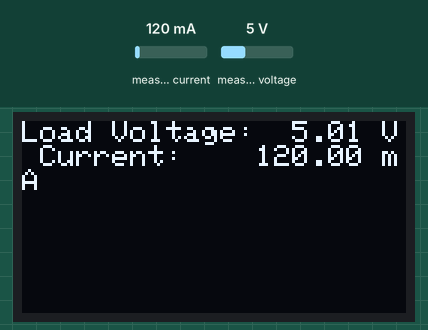
This sketch was run on a simulated Arduino Leonardo, built with avr-gcc and run on an emulated ATmega32U4. Parts: 128×64 one-colour display. The test bench sets the inputs (shaded band); at power-on: measured current 120 mA, measured voltage 5 V. The display library's start-up logo is not drawn.

Above: at 5.2 s.
5.3 s: measured current set to 40 mA
At 7.3 s:
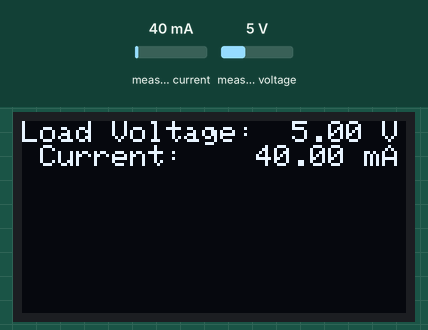
7.6 s: measured voltage set to 0.3 V
At 9.1 s:
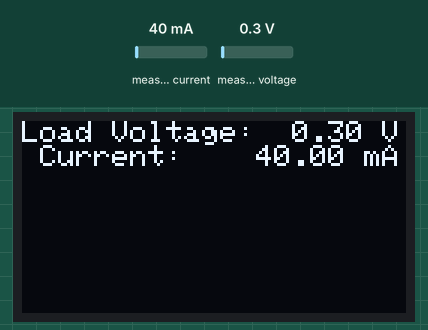
9.7 s: measured current set to 500 mA
At 10.7 s:
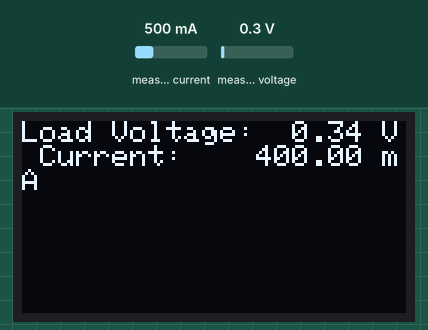
11.7 s: measured voltage set to 3.8 V
At 13.6 s:
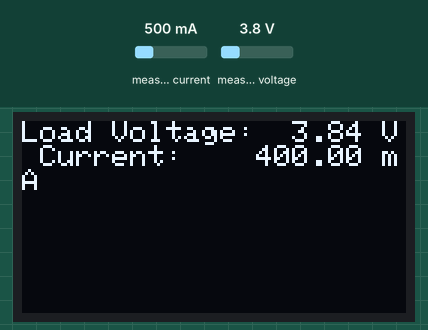
Timing chart, 0 to 14.7 s (numbered marks = the images above; inputs shaded):
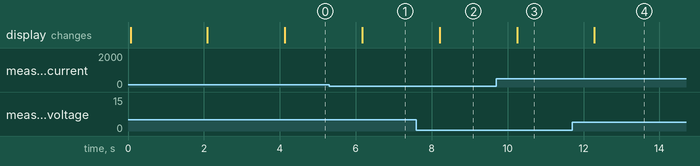

The sketch:

current_meter_display.ino
```cpp
#include <Wire.h>
#include <Adafruit_INA219.h>
#include <SPI.h>
#include <Adafruit_GFX.h>
#include <Adafruit_SSD1306.h>

Adafruit_INA219 ina219;

#define SCREEN_WIDTH 128 // OLED display width, in pixels
#define SCREEN_HEIGHT 64 // OLED display height, in pixels

// Declaration for an SSD1306 display connected to I2C (SDA, SCL pins)
#define OLED_RESET     -1 // Reset pin # (or -1 if sharing Arduino reset pin)
Adafruit_SSD1306 display(SCREEN_WIDTH, SCREEN_HEIGHT, &Wire, OLED_RESET);

#define NUMFLAKES     10 // Number of snowflakes in the animation example

#define LOGO_HEIGHT   16
#define LOGO_WIDTH    16
static const unsigned char PROGMEM logo_bmp[] =
{ B00000000, B11000000,
  B00000001, B11000000,
  B00000001, B11000000,
  B00000011, B11100000,
  B11110011, B11100000,
  B11111110, B11111000,
  B01111110, B11111111,
  B00110011, B10011111,
  B00011111, B11111100,
  B00001101, B01110000,
  B00011011, B10100000,
  B00111111, B11100000,
  B00111111, B11110000,
  B01111100, B11110000,
  B01110000, B01110000,
  B00000000, B00110000 };

void setup() {
  Serial.begin(9600);
  while (!Serial) {
      // will pause Zero, Leonardo, etc until serial console opens
      delay(1);
  }

  uint32_t currentFrequency;

  // Initialize the INA219.
  // By default the initialization will use the largest range (32V, 2A).  However
  // you can call a setCalibration function to change this range (see comments).
  ina219.begin();
  // To use a slightly lower 32V, 1A range (higher precision on amps):
  //ina219.setCalibration_32V_1A();
  // Or to use a lower 16V, 400mA range (higher precision on volts and amps):
  ina219.setCalibration_16V_400mA();
  // SSD1306_SWITCHCAPVCC = generate display voltage from 3.3V internally
  if(!display.begin(SSD1306_SWITCHCAPVCC, 0x3C)) { // Address 0x3D for 128x64
    Serial.println(F("SSD1306 allocation failed"));
    for(;;); // Don't proceed, loop forever
  }

  // Show initial display buffer contents on the screen --
  // the library initializes this with an Adafruit splash screen.
  display.display();
  delay(2000); // Pause for 2 seconds

  // Clear the buffer
  display.clearDisplay();

 display.setTextSize(1);      // Normal 1:1 pixel scale
  display.setTextColor(SSD1306_WHITE); // Draw white text
  display.setCursor(0, 0);     // Start at top-left corner
  display.cp437(true);         // Use full 256 char 'Code Page 437' font
  display.write('Hello!!');
  // Show the display buffer on the screen. You MUST call display() after
  // drawing commands to make them visible on screen!
  display.display();
  delay(2000);
}
void loop(void)
{
  float shuntvoltage = 0;
  float busvoltage = 0;
  float current_mA = 0;
  float loadvoltage = 0;
  float power_mW = 0;

  shuntvoltage = ina219.getShuntVoltage_mV();
  busvoltage = ina219.getBusVoltage_V();
  current_mA = ina219.getCurrent_mA();
  power_mW = ina219.getPower_mW();
  loadvoltage = busvoltage + (shuntvoltage / 1000);
  static char outstr_c[15];
  static char outstr_v[15];
  dtostrf(current_mA,4, 2, outstr_c);
  dtostrf(loadvoltage,4, 2, outstr_v);
  display.clearDisplay();

  display.setTextSize(1);      // Normal 1:1 pixel scale
  display.setTextColor(SSD1306_WHITE); // Draw white text
  display.setCursor(0, 0);     // Start at top-left corner
  display.cp437(true);         // Use full 256 char 'Code Page 437' font


 // display.write("Bus Voltage:   "); display.write(outstr ); display.write(" V      ");
 // display.write("Shunt Voltage: "); display.write(shuntvoltage); display.write(" mV");
  display.write("Load Voltage:  "); display.write(outstr_v); display.write(" V ");
  display.write("Current:    "); display.write(outstr_c ); display.write(" mA ");
 // display.write("Power:         "); display.write(power_mW); display.write(" mW");
 display.display();
  delay(2000);
}
```

Measured:
- after the input at 5.3 s, the display: changes after 0.87 s (image 1)
- after the input at 7.6 s, the display: changes after 0.61 s (image 2)
- after the input at 9.7 s, the display: changes after 0.55 s (image 3)
- after the input at 11.7 s, the display: changes after 0.58 s (image 4)
